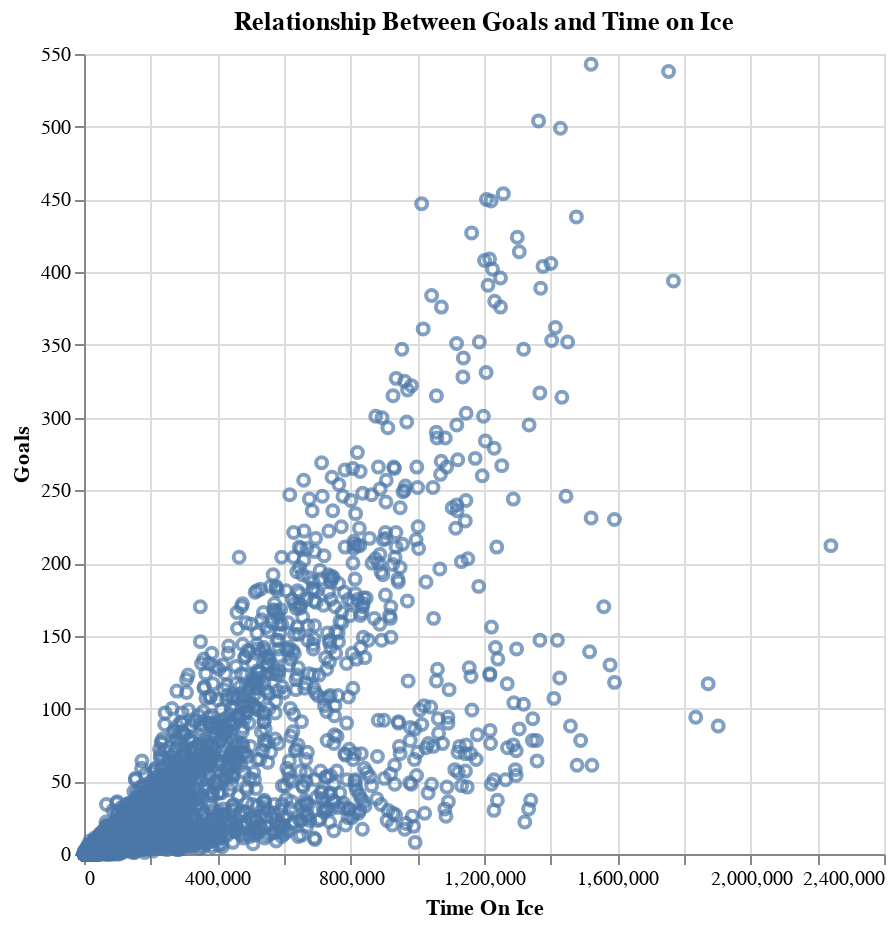

Write notebook code for a chart like this one.
### Code cell
## Visualizing relationship between predictor and response

import altair as alt

alt.Chart(df_skaters_toi).mark_point().encode(
    alt.X('timeOnIce:Q', title='Time On Ice'),
    alt.Y('goals:Q', title='Goals'),
).properties(
    title='Relationship Between Goals and Time on Ice',
    height=400,
    width=400
)

### Figure 1 — Vega-Lite specification as saved in the notebook (floating-point values rounded to 4 significant figures; data arrays with more than 128 entries replaced by an {"elided": "..."} marker saying what was removed)
{"config": {"view": {"continuousWidth": 300, "continuousHeight": 300}}, "data": {"name": "data-fb910e4e37ba150b5db721aa73df19ce"}, "mark": {"type": "point"}, "encoding": {"x": {"field": "timeOnIce", "title": "Time On Ice", "type": "quantitative"}, "y": {"field": "goals", "title": "Goals", "type": "quantitative"}}, "height": 400, "title": "Relationship Between Goals and Time on Ice", "width": 400, "$schema": "https://vega.github.io/schema/vega-lite/v5.16.3.json", "datasets": {"data-fb910e4e37ba150b5db721aa73df19ce": {"elided": "3352 records"}}}
